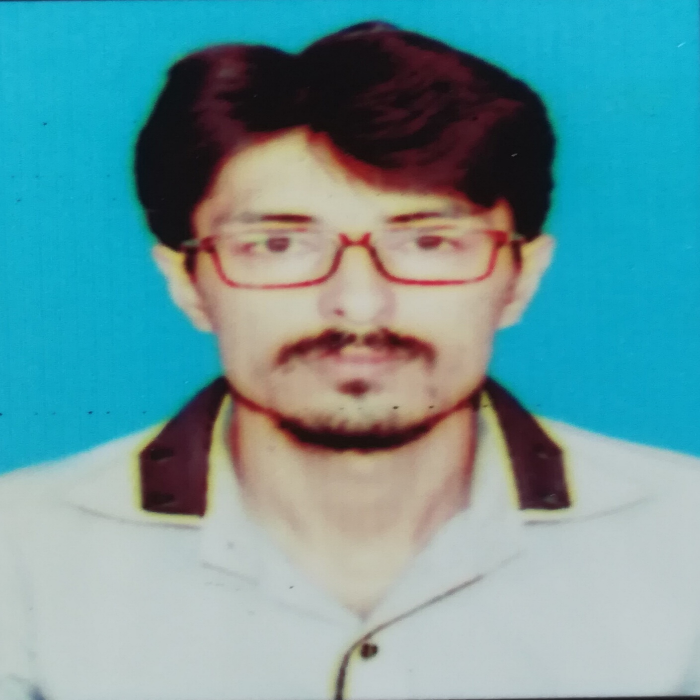
#> input picture resources/dani1.png, 700 x 700 px
$ python slider_bar.py
#> lines starting #> are read from the running program, lines starting #| are printed output that depends on the picture; after the words box and inside, x2 and y2 are one past the last pixel; in counts of white or black regions, pixels touching at a corner belong together
import pandas as pd
import numpy as np
import cv2 as cv

path = "resources/dani1.png"
cv.namedWindow("Bars")
cv.resizeWindow("Bars", 800, 400)

def slider(pos):
    pass

cv.createTrackbar("Hue Min", "Bars", 0, 179, slider)
#> slider 'Hue Min' is set to 35
cv.createTrackbar("Hue Max", "Bars", 179, 179, slider)
cv.createTrackbar("Sat Min", "Bars", 0, 255, slider)
#> slider 'Sat Min' is set to 51
cv.createTrackbar("Sat Max", "Bars", 255, 255, slider)
cv.createTrackbar("Val Min", "Bars", 0, 255, slider)
#> slider 'Val Min' is set to 51
cv.createTrackbar("Val Max", "Bars", 255, 255, slider)

while True:
    img = cv.imread(path)
#> img is the input picture: shape (700, 700, 3); mean B, G, R 157.5, 152.8, 106.1
    hsv_img = cv.cvtColor(img, cv.COLOR_BGR2HSV)
#> hsv_img: shape (700, 700, 3); mean H, S, V 82.3, 116.4, 171.5
    hue_min = cv.getTrackbarPos("Hue Min", "Bars")
    hue_max = cv.getTrackbarPos("Hue Max", "Bars")
    sat_min = cv.getTrackbarPos("Sat Min", "Bars")
    sat_max = cv.getTrackbarPos("Sat Max", "Bars")
    val_min = cv.getTrackbarPos("Val Min", "Bars")
    val_max = cv.getTrackbarPos("Val Max", "Bars")
    print(hue_min, hue_max, sat_min, sat_max, val_min, val_max)

    lower = np.array([hue_min,sat_min,val_min])
    upper = np.array([hue_max,sat_max,val_max])
    msk_img = cv.inRange(hsv_img,lower,upper)
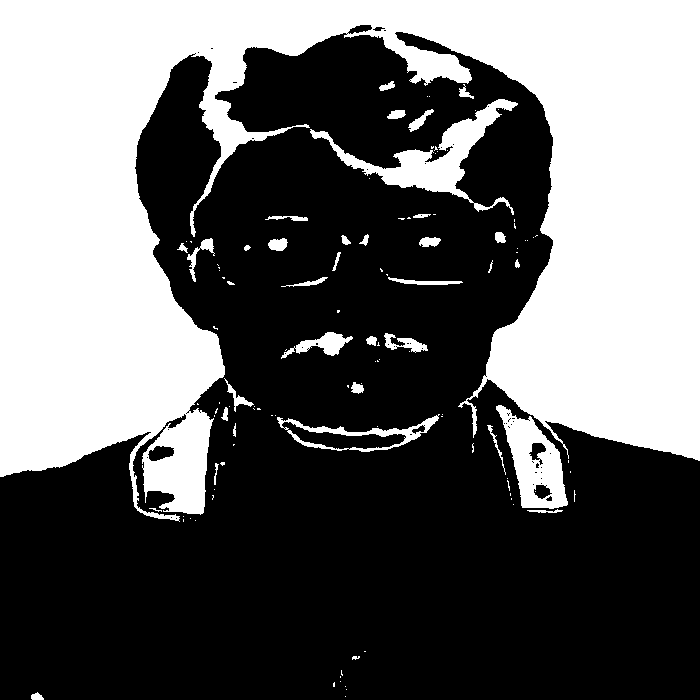
#> msk_img: shape (700, 700); 39.9% white; 115 white regions (79 under 20 px), largest, box (x1, y1, x2, y2) and area: (0, 0, 700, 522) 181164, (310, 99, 518, 215) 5102, (496, 405, 568, 509) 3627
    out_img = cv.bitwise_and(img,img,mask=msk_img)
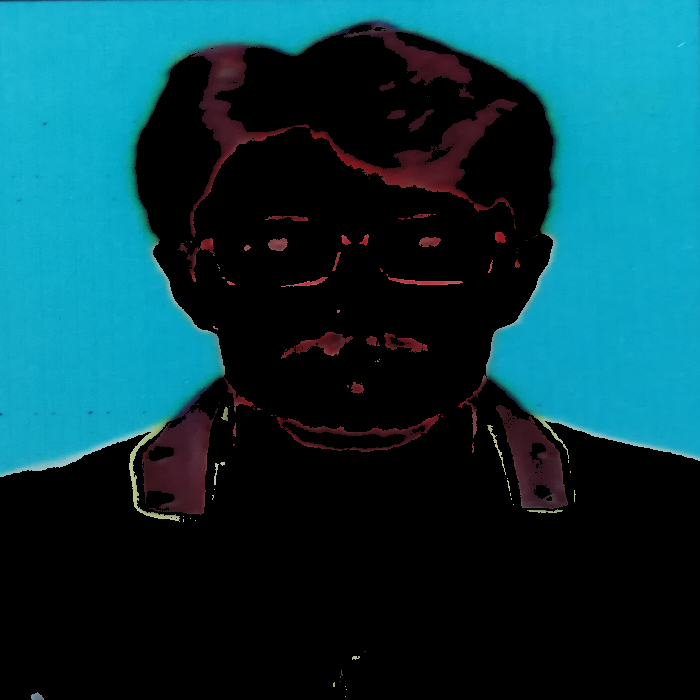
#> out_img: shape (700, 700, 3); mean B, G, R 70, 60, 10.2


    # cv.imshow("Image", img)
    cv.imshow("hsv_img", hsv_img)
    cv.imshow("mask_img", msk_img)
    cv.imshow("out_img", out_img)

    if cv.waitKey(1) & 0xFF == ord("q"):
#> (key q is pressed here)
        break

cv.destroyAllWindows()

$ run again, with resources/asf.jpg saved as resources/dani1.png
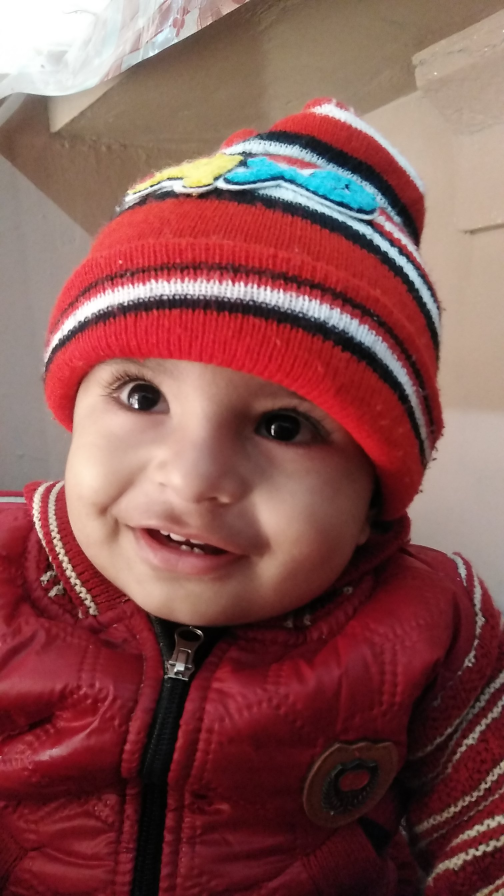
#> input picture resources/asf.jpg, 1512 x 2688 px (shown at 1/3 size)
#> img is the input picture: shape (2688, 1512, 3); mean B, G, R 80.5, 82.9, 134.6
#> hsv_img: shape (2688, 1512, 3); mean H, S, V 84.9, 129.5, 136.6
#> `msk_img = cv.inRange(hsv_img,lower,upper)`:
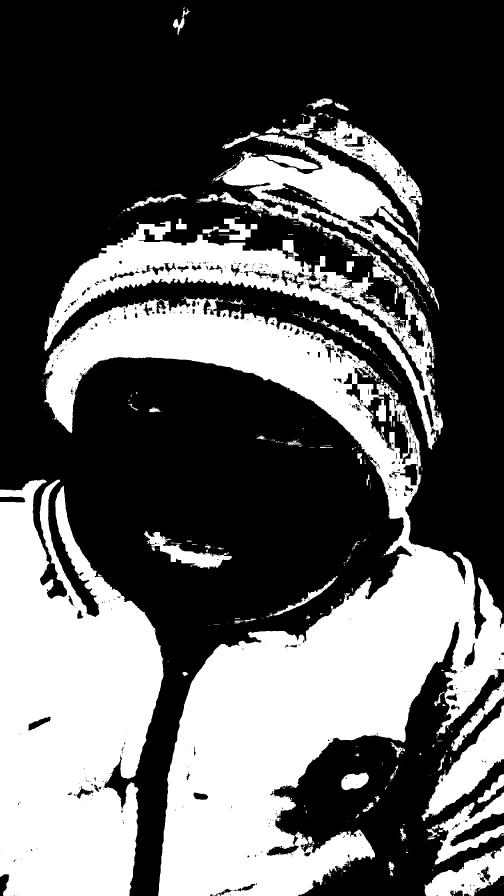
#> msk_img: shape (2688, 1512) (shown at 1/3 size); 37.7% white; 730 white regions (599 under 20 px), largest, box (x1, y1, x2, y2) and area: (130, 889, 1512, 2688) 741232, (0, 1439, 491, 2688) 440083, (133, 664, 1329, 1349) 139827
#> `out_img = cv.bitwise_and(img,img,mask=msk_img)`:
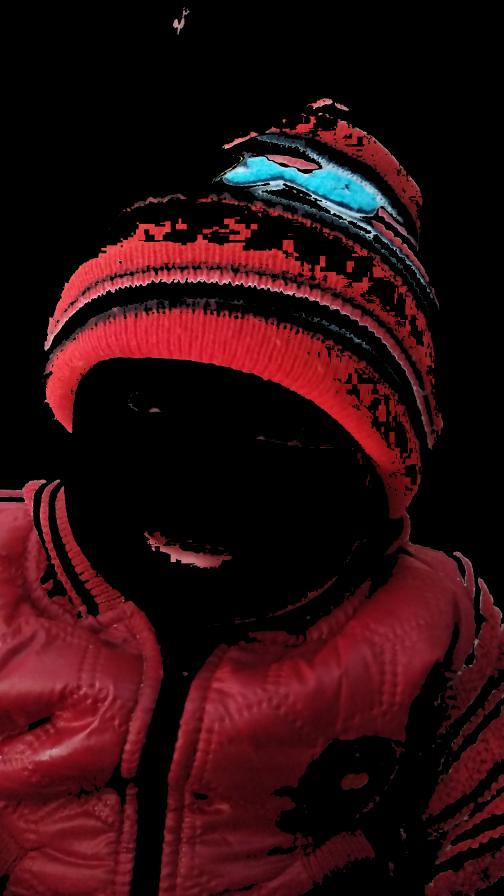
#> out_img: shape (2688, 1512, 3) (shown at 1/3 size); mean B, G, R 15.7, 12.3, 45.1

$ run again, with resources/images.jpg saved as resources/dani1.png
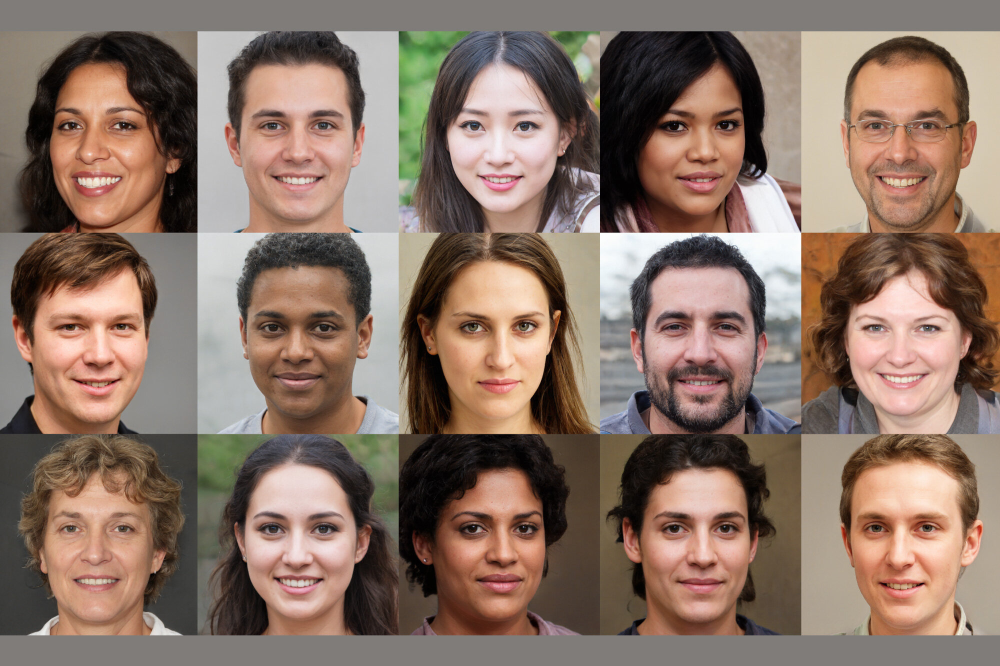
#> input picture resources/images.jpg, 2000 x 1331 px (shown at 1/2 size)
#> img is the input picture: shape (1331, 2000, 3); mean B, G, R 102.6, 115.7, 138.6
#> hsv_img: shape (1331, 2000, 3); mean H, S, V 28.6, 75, 139.8
#> `msk_img = cv.inRange(hsv_img,lower,upper)`:
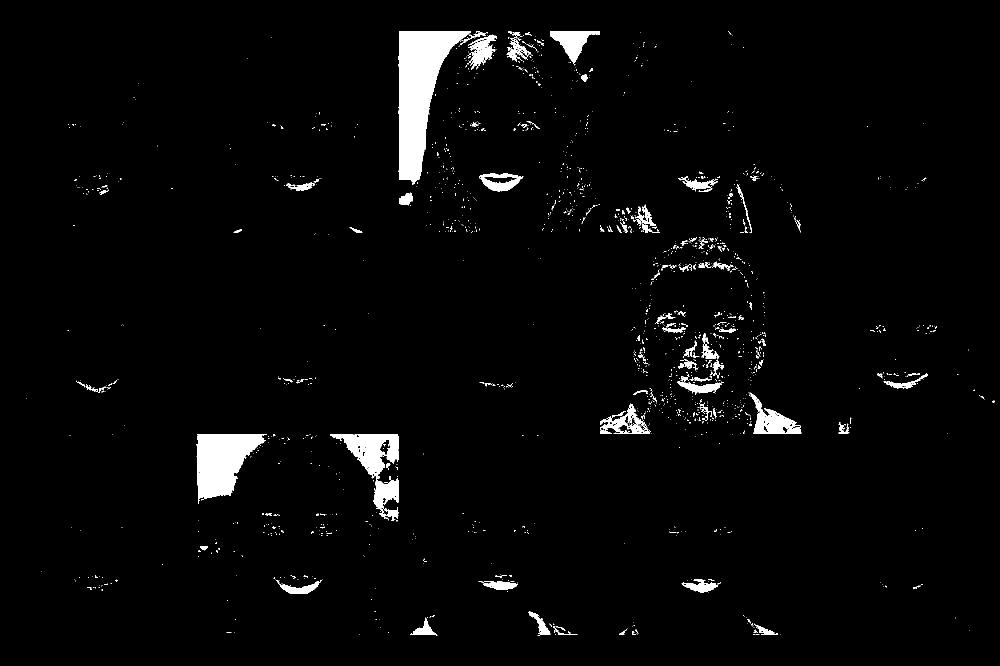
#> msk_img: shape (1331, 2000) (shown at 1/2 size); 2.8% white; 1714 white regions (1573 under 20 px), largest, box (x1, y1, x2, y2) and area: (797, 62, 942, 370) 21087, (394, 868, 534, 1008) 11653, (660, 868, 798, 1042) 8322
#> `out_img = cv.bitwise_and(img,img,mask=msk_img)`:
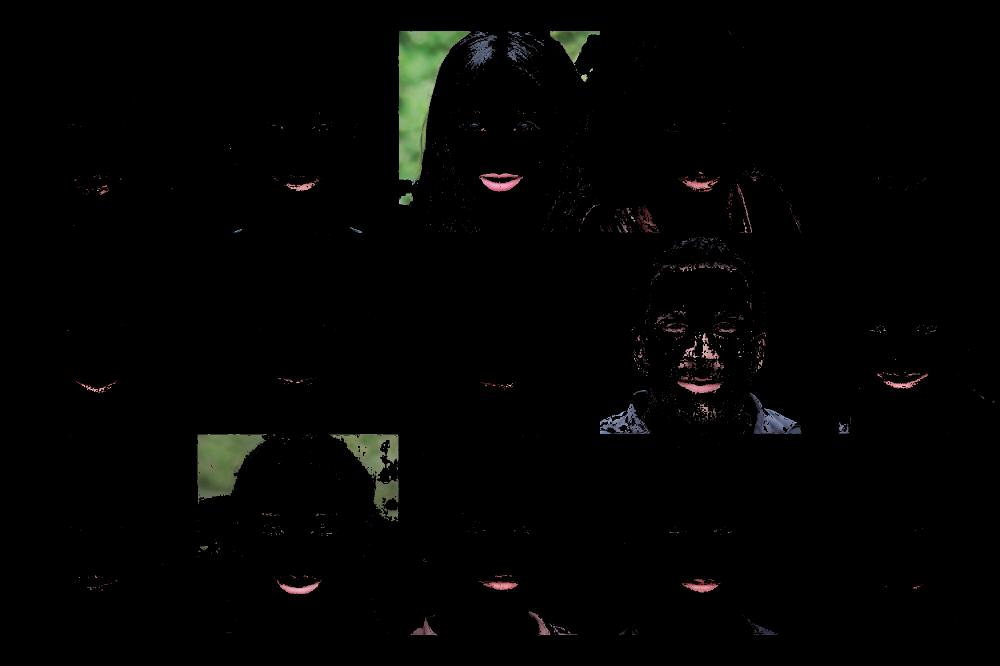
#> out_img: shape (1331, 2000, 3) (shown at 1/2 size); mean B, G, R 2.7, 3.4, 3.3
